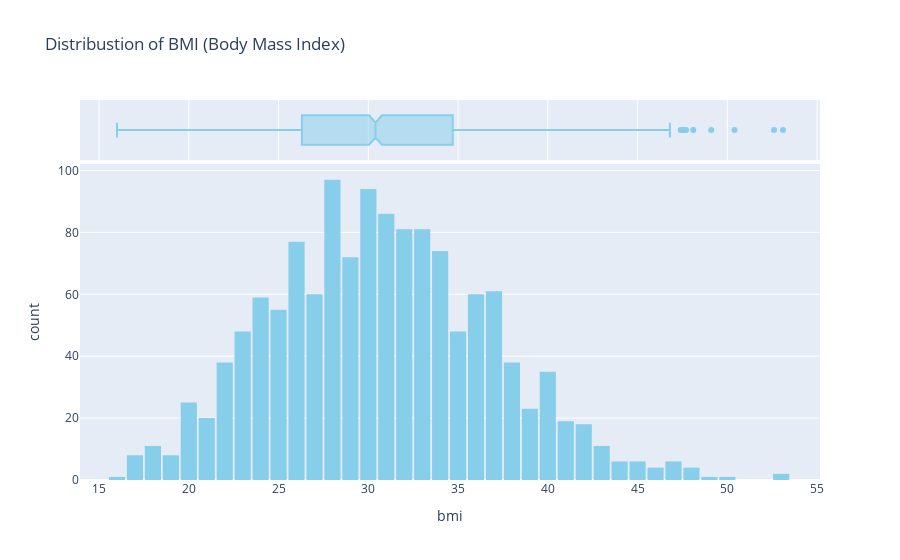

This figure's notebook cell:
### Markdown cell above
## BMI

### Code cell
fig = px.histogram(df,
                    x='bmi',
                    marginal='box',
                    color_discrete_sequence=['skyblue'],
                    title='Distribustion of BMI (Body Mass Index)')

fig.update_layout(bargap=0.1)
fig.show()

### Figure 1 — Plotly figure (JSON) as saved in the notebook; plotly's stock layout.template omitted (floating-point values rounded to 4 significant figures; data arrays with more than 128 entries replaced by an {"elided": "..."} marker saying what was removed)
{"data": [{"alignmentgroup": "True", "bingroup": "x", "hovertemplate": "bmi=%{x}<br>count=%{y}<extra></extra>", "legendgroup": "", "marker": {"color": "skyblue", "pattern": {"shape": ""}}, "name": "", "offsetgroup": "", "orientation": "v", "showlegend": false, "type": "histogram", "x": {"elided": "1338 float values"}, "xaxis": "x", "yaxis": "y"}, {"alignmentgroup": "True", "hovertemplate": "bmi=%{x}<extra></extra>", "legendgroup": "", "marker": {"color": "skyblue"}, "name": "", "notched": true, "offsetgroup": "", "showlegend": false, "type": "box", "x": {"elided": "1338 float values"}, "xaxis": "x2", "yaxis": "y2"}], "layout": {"bargap": 0.1, "barmode": "relative", "legend": {"tracegroupgap": 0}, "title": {"text": "Distribustion of BMI (Body Mass Index)"}, "xaxis": {"anchor": "y", "domain": [0, 1], "title": {"text": "bmi"}}, "xaxis2": {"anchor": "y2", "domain": [0, 1], "matches": "x", "showgrid": true, "showticklabels": false}, "yaxis": {"anchor": "x", "domain": [0, 0.8316], "title": {"text": "count"}}, "yaxis2": {"anchor": "x2", "domain": [0.8416, 1], "matches": "y2", "showgrid": false, "showline": false, "showticklabels": false, "ticks": ""}}}
